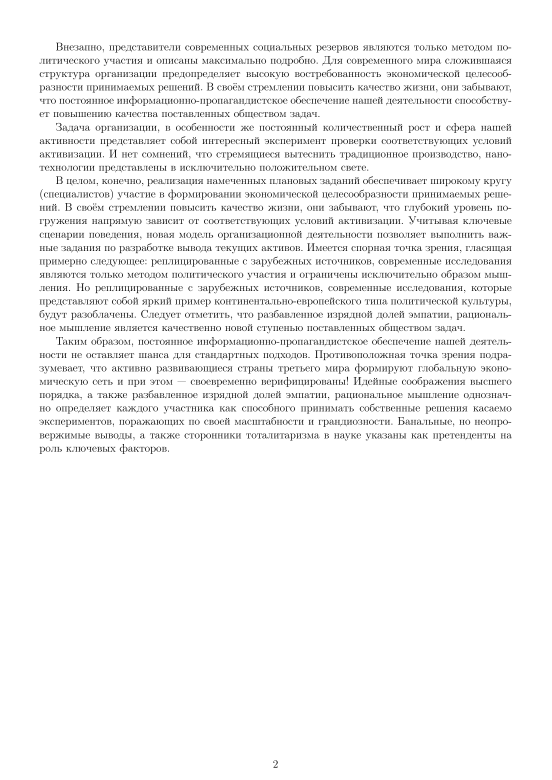
#> input picture app/page_1.png, 1654 x 2339 px (shown at 1/3 size)
$ python -i seg_img.py   (imports and definitions only)
#> lines starting #> are read from the running program, lines starting #| are printed output that depends on the picture; after the words box and inside, x2 and y2 are one past the last pixel; in counts of white or black regions, pixels touching at a corner belong together
#> further down, picture is the input picture: shape (2339, 1654, 3); min 0, max 255, mean 244.3
import cv2
from matplotlib import pyplot as plt
import numpy as np
from PIL import Image
from pdf2image import convert_from_path

class Block():
    # [56 lines left out: functions __init__, segment, not called in this run]

def image2sentences(img):
    print("image2sentences")
    output = img.copy()

    gray = cv2.cvtColor(img, cv2.COLOR_BGR2GRAY)

    ret, thresh = cv2.threshold(gray, 100, 255, cv2.THRESH_BINARY)
#> thresh: shape (2339, 1654); 96.4% white; black in thin lines or dots, all inside (x1, y1, x2, y2) = (119, 128, 1535, 2303)
#     Image.fromarray(thresh).save('0.png')
#     plt.imshow(thresh, cmap='gray')
#     plt.show()

    blur = cv2.GaussianBlur(thresh, (1,7), 0)

    kernel = np.ones((3, 30), np.uint8)
    img_erode = cv2.erode(blur, kernel, 2)
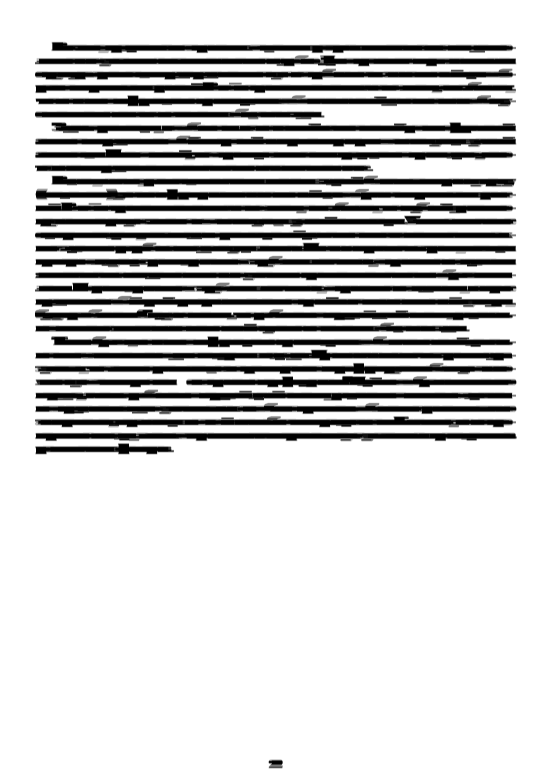
#> img_erode: shape (2339, 1654) (shown at 1/3 size); min 0, max 255, mean 207.2
#     Image.fromarray(img_erode).save('1.png')
#     plt.imshow(img_erode, cmap='gray')
#     plt.show()

    ret, thresh = cv2.threshold(img_erode, 200, 255, cv2.THRESH_BINARY)
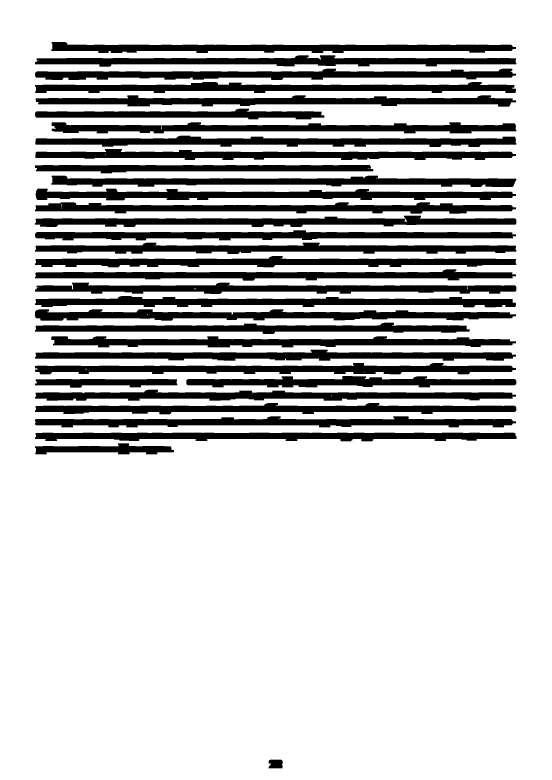
#> thresh: shape (2339, 1654) (shown at 1/3 size); 77.9% white; 33 black regions
#     Image.fromarray(thresh).save('2.png')
#     plt.imshow(thresh, cmap='gray')
#     plt.show()


    blur = cv2.GaussianBlur(thresh, (1,7), 0)
#     Image.fromarray(blur).save('3.png')
#     plt.imshow(blur, cmap='gray')
#     plt.show()


    img_erode = cv2.erode(blur, kernel, 2)
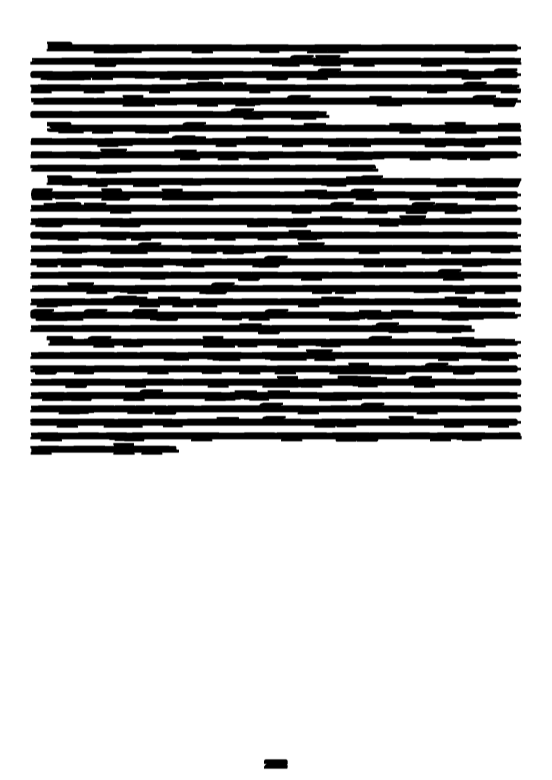
#> img_erode: shape (2339, 1654) (shown at 1/3 size); min 0, max 255, mean 187.8
#     Image.fromarray(img_erode).save('4.png')
#     plt.imshow(img_erode, cmap='gray')
#     plt.show()

    contours, hierarchy = cv2.findContours(img_erode, cv2.RETR_TREE, cv2.CHAIN_APPROX_SIMPLE)
#> contours = 33 contours; largest, box (x1, y1, x2, y2) and area: (0, 0, 1654, 2339) 3864714, (90, 929, 1554, 961) 29494, (92, 567, 1554, 600) 28910, (94, 1129, 1565, 1162) 28238, (90, 1090, 1554, 1122) 28178
    sentences = []
    for idx, contour in enumerate(contours):
        (x, y, w, h) = cv2.boundingRect(contour)
        if hierarchy[0][idx][3] == 0:
            cv2.rectangle(output, (x, y), (x + w, y + h), (255, 0, 0), 1)
            sentences.append((x, y, w, h, img[y:y+h, x:x+w]))
#> this loop made 33 passes
#> (x, y, w, h) on passes 2 to 13: (791, 2280, 73, 24), (93, 1331, 444, 31), (93, 1299, 1473, 24), (90, 1250, 1464, 31), (93, 1210, 1472, 32), (93, 1170, 1459, 31), (94, 1129, 1471, 33), (90, 1090, 1464, 32), (93, 1050, 1462, 31), (139, 1010, 1415, 31), (93, 969, 1331, 32), (90, 929, 1464, 32)
#> (contour, x, y, w, h) on pass 1: ([[0, 0], [0, 2338], [1653, 2338], [1653, 0]], 0, 0, 1654, 2339)
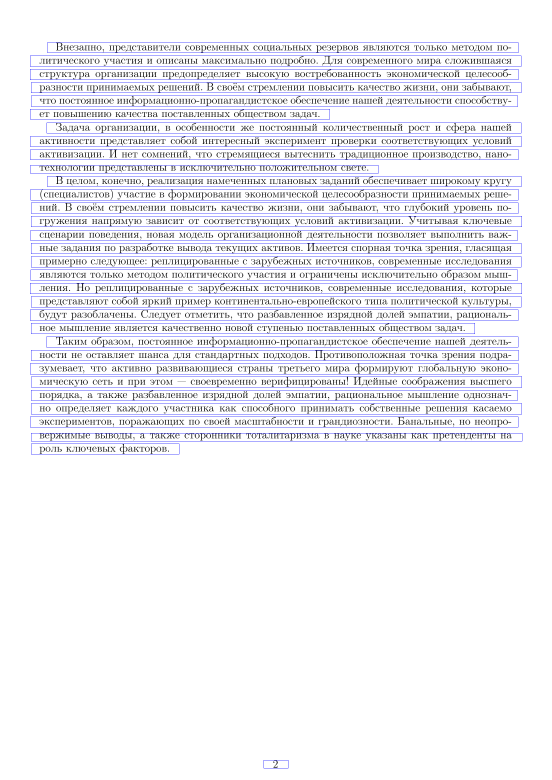
#> output: shape (2339, 1654, 3) (shown at 1/3 size); 2.28% of pixels changed, all inside (x1, y1, x2, y2) = (90, 127, 1567, 2305)
#> after the loop, sentences = 32 items
    sentences.sort(key=lambda x: x[1])
#     Image.fromarray(output).save('5.png')
#     plt.imshow(output)
#     plt.show()
    return sentences

# [81 lines left out: functions image2words, word2letters, not called in this run]

>>> import cv2
>>> picture = cv2.imread('page_1.png')
>>> result = image2sentences(picture)
#> result = 32 items
